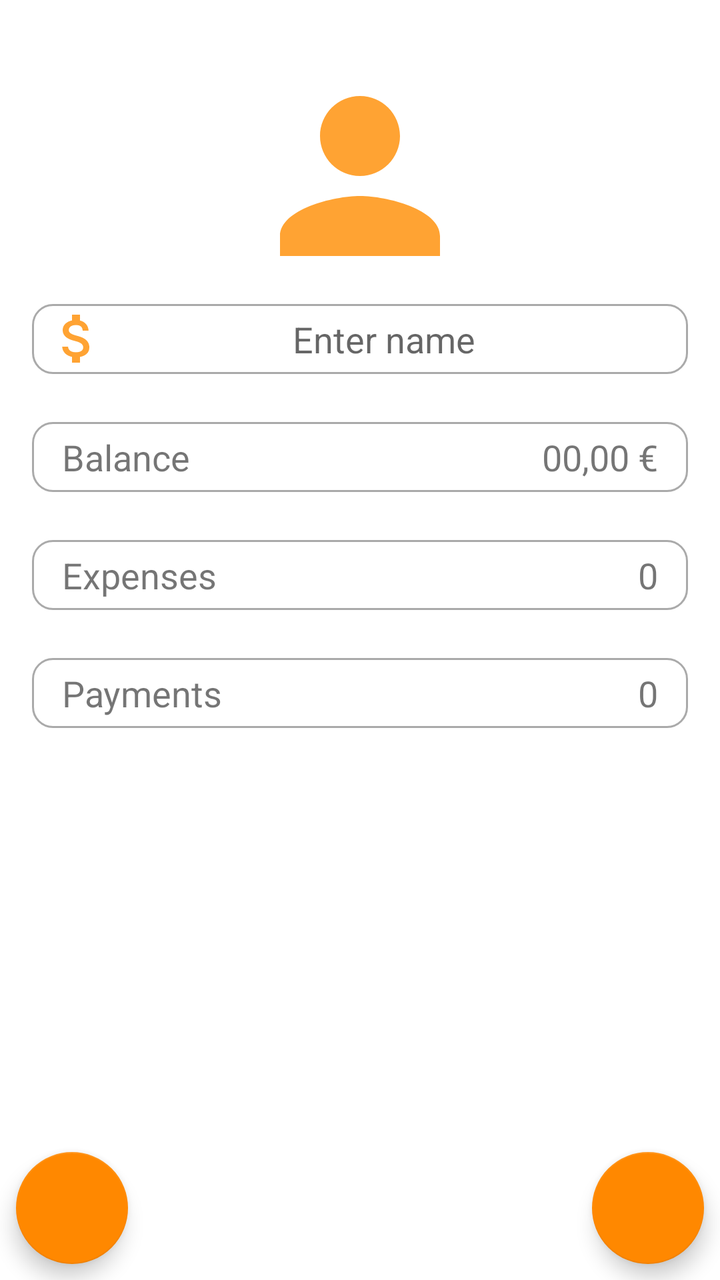
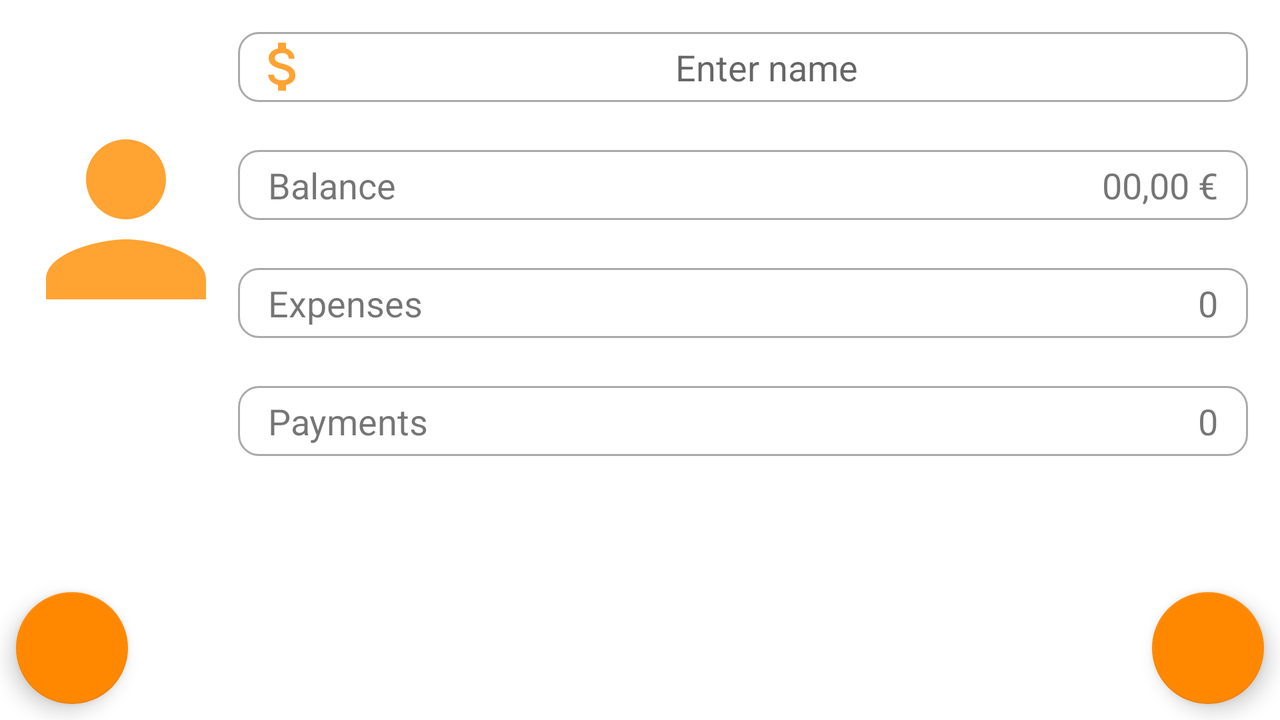

The same Android screen from two of the app's own layout files: first res/layout/ as a phone draws it, then the repository's variant for another configuration, drawn on a device whose configuration selects that folder. Both files follow.
<!-- AndroidManifest.xml: application theme Theme.PrimerProyecto -->
<!-- res/layout/info_persona.xml -->
<?xml version="1.0" encoding="utf-8"?>
<androidx.constraintlayout.widget.ConstraintLayout xmlns:android="http://schemas.android.com/apk/res/android"
    xmlns:app="http://schemas.android.com/apk/res-auto"
    xmlns:tools="http://schemas.android.com/tools"
    android:layout_width="match_parent"
    android:layout_height="match_parent"
    tools:context=".InfoPersona">

    <com.google.android.material.floatingactionbutton.FloatingActionButton
        android:id="@+id/bAtras"
        android:layout_width="wrap_content"
        android:layout_height="wrap_content"
        android:layout_marginStart="8dp"
        android:layout_marginBottom="8dp"
        android:clickable="true"
        app:backgroundTint="@android:color/holo_orange_dark"
        app:layout_constraintBottom_toBottomOf="parent"
        app:layout_constraintStart_toStartOf="parent"
        app:srcCompat="@drawable/flecha_izquierda"
        tools:ignore="SpeakableTextPresentCheck" />

    <com.google.android.material.floatingactionbutton.FloatingActionButton
        android:id="@+id/bGuardar"
        android:layout_width="wrap_content"
        android:layout_height="wrap_content"
        android:layout_marginEnd="8dp"
        android:layout_marginBottom="8dp"
        android:clickable="true"
        app:backgroundTint="@android:color/holo_orange_dark"
        app:layout_constraintBottom_toBottomOf="parent"
        app:layout_constraintEnd_toEndOf="parent"
        app:srcCompat="@drawable/guardar"
        tools:ignore="SpeakableTextPresentCheck" />


    <EditText
        android:id="@+id/eNombre"
        android:layout_width="0dp"
        android:layout_height="35dp"
        android:layout_marginStart="16dp"
        android:layout_marginTop="24dp"
        android:layout_marginEnd="16dp"
        android:background="@drawable/borde_edit_text"
        android:drawableStart="@drawable/money"
        android:ems="10"
        android:hint="@string/enterName"
        android:paddingStart="10dp"
        android:paddingEnd="10dp"
        android:textAlignment="center"
        android:textSize="18sp"
        app:layout_constraintEnd_toEndOf="parent"
        app:layout_constraintStart_toStartOf="parent"
        app:layout_constraintTop_toBottomOf="@+id/imageView"
        tools:ignore="SpeakableTextPresentCheck,TouchTargetSizeCheck" />

    <ImageView
        android:id="@+id/imageView"
        android:layout_width="80dp"
        android:layout_height="80dp"
        android:layout_marginTop="48dp"
        app:layout_constraintEnd_toEndOf="parent"
        app:layout_constraintStart_toStartOf="parent"
        app:layout_constraintTop_toTopOf="parent"
        app:srcCompat="@drawable/persona" />

    <LinearLayout
        android:id="@+id/linearVertical"
        android:layout_width="0dp"
        android:layout_height="0dp"
        android:layout_marginTop="24dp"
        android:layout_marginBottom="32dp"
        android:divider="@drawable/distancia_linear_layout"
        android:orientation="vertical"
        android:showDividers="middle"
        app:layout_constraintBottom_toTopOf="@+id/bGuardar"
        app:layout_constraintEnd_toEndOf="@+id/eNombre"
        app:layout_constraintStart_toStartOf="@+id/eNombre"
        app:layout_constraintTop_toBottomOf="@+id/eNombre">

        <LinearLayout
            android:id="@+id/linearHbalance"
            android:layout_width="match_parent"
            android:layout_height="wrap_content"
            android:background="@drawable/borde_edit_text"
            android:orientation="horizontal">

            <TextView
                android:id="@+id/tBalancePersona"
                android:layout_width="wrap_content"
                android:layout_height="35dp"
                android:layout_weight="1"
                android:gravity="center"
                android:paddingStart="15dp"
                android:text="@string/balance"
                android:textAlignment="textStart"
                android:textSize="18sp"
                tools:ignore="RtlCompat" />

            <TextView
                android:id="@+id/tBalance"
                android:layout_width="wrap_content"
                android:layout_height="35dp"
                android:layout_weight="1"
                android:gravity="center"
                android:paddingEnd="15dp"
                android:text="00,00 €"
                android:textAlignment="textEnd"
                android:textSize="18sp"
                tools:ignore="RtlCompat" />
        </LinearLayout>

        <LinearLayout
            android:id="@+id/linearHgastos"
            android:layout_width="match_parent"
            android:layout_height="wrap_content"
            android:background="@drawable/borde_edit_text"
            android:orientation="horizontal">

            <TextView
                android:id="@+id/tGastosTexto"
                android:layout_width="wrap_content"
                android:layout_height="35dp"
                android:layout_weight="1"
                android:gravity="center"
                android:paddingStart="15dp"
                android:text="@string/expenses"
                android:textAlignment="textStart"
                android:textSize="18sp"
                tools:ignore="RtlCompat" />

            <TextView
                android:id="@+id/tGastos"
                android:layout_width="wrap_content"
                android:layout_height="35dp"
                android:layout_weight="1"
                android:gravity="center"
                android:paddingEnd="15dp"
                android:text="0"
                android:textAlignment="textEnd"
                android:textSize="18sp"
                tools:ignore="RtlCompat" />
        </LinearLayout>

        <LinearLayout
            android:id="@+id/linearHpagos"
            android:layout_width="match_parent"
            android:layout_height="wrap_content"
            android:background="@drawable/borde_edit_text"
            android:orientation="horizontal">

            <TextView
                android:id="@+id/tPagosTexto"
                android:layout_width="wrap_content"
                android:layout_height="35dp"
                android:layout_weight="1"
                android:gravity="center"
                android:paddingStart="15dp"
                android:text="@string/payments"
                android:textAlignment="textStart"
                android:textSize="18sp"
                tools:ignore="RtlCompat" />

            <TextView
                android:id="@+id/tPagosInt"
                android:layout_width="wrap_content"
                android:layout_height="35dp"
                android:layout_weight="1"
                android:gravity="center"
                android:paddingEnd="15dp"
                android:text="0"
                android:textAlignment="textEnd"
                android:textSize="18sp"
                tools:ignore="RtlCompat" />
        </LinearLayout>
    </LinearLayout>

</androidx.constraintlayout.widget.ConstraintLayout>
<!-- resources referenced by this layout -->
<resources>
  <!-- drawable borde_edit_text (drawable) -->
  <?xml version="1.0" encoding="utf-8"?>
  <selector xmlns:android="http://schemas.android.com/apk/res/android">
      <item android:state_enabled="true" android:state_focused="true">
          <shape android:shape="rectangle">
              <solid android:color="?attr/colorOnPrimary"></solid>
              <corners android:radius="10dp"></corners>
              <stroke android:color="?attr/colorPrimary" android:width="1dp"></stroke>
          </shape>
      </item>
  
      <item android:state_enabled="true">
          <shape android:shape="rectangle">
              <solid android:color="?attr/colorOnPrimary"></solid>
              <corners android:radius="10dp"></corners>
              <stroke android:color="@android:color/darker_gray" android:width="1dp"></stroke>
          </shape>
      </item>
  
  </selector>
  <!-- drawable distancia_linear_layout (drawable) -->
  <?xml version="1.0" encoding="utf-8"?>
  <shape xmlns:android="http://schemas.android.com/apk/res/android">
      <size
          android:height="24dp"
          android:width="0dp"/>
  </shape>
  <!-- drawable money (drawable-anydpi) -->
  <vector xmlns:android="http://schemas.android.com/apk/res/android"
      android:width="24dp"
      android:height="24dp"
      android:viewportWidth="24"
      android:viewportHeight="24"
      android:tint="#FF8C00"
      android:alpha="0.8">
    <group android:scaleX="1.3333334"
        android:scaleY="1.3333334"
        android:translateX="-3.3333333"
        android:translateY="-4">
      <path
          android:fillColor="@android:color/white"
          android:pathData="M11.8,10.9c-2.27,-0.59 -3,-1.2 -3,-2.15 0,-1.09 1.01,-1.85 2.7,-1.85 1.78,0 2.44,0.85 2.5,2.1h2.21c-0.07,-1.72 -1.12,-3.3 -3.21,-3.81V3h-3v2.16c-1.94,0.42 -3.5,1.68 -3.5,3.61 0,2.31 1.91,3.46 4.7,4.13 2.5,0.6 3,1.48 3,2.41 0,0.69 -0.49,1.79 -2.7,1.79 -2.06,0 -2.87,-0.92 -2.98,-2.1h-2.2c0.12,2.19 1.76,3.42 3.68,3.83V21h3v-2.15c1.95,-0.37 3.5,-1.5 3.5,-3.55 0,-2.84 -2.43,-3.81 -4.7,-4.4z"/>
    </group>
  </vector>
  <!-- drawable persona (drawable-anydpi) -->
  <vector xmlns:android="http://schemas.android.com/apk/res/android"
      android:width="24dp"
      android:height="24dp"
      android:viewportWidth="24"
      android:viewportHeight="24"
      android:tint="#FF8C00"
      android:alpha="0.8">
    <group android:scaleX="1.5"
        android:scaleY="1.5"
        android:translateX="-6"
        android:translateY="-6">
      <path
          android:fillColor="@android:color/white"
          android:pathData="M12,12c2.21,0 4,-1.79 4,-4s-1.79,-4 -4,-4 -4,1.79 -4,4 1.79,4 4,4zM12,14c-2.67,0 -8,1.34 -8,4v2h16v-2c0,-2.66 -5.33,-4 -8,-4z"/>
    </group>
  </vector>
  <string name="balance">Balance</string>
  <string name="enterName">Enter name</string>
  <string name="expenses">Expenses</string>
  <string name="payments">Payments</string>
  <style name="Theme.PrimerProyecto" parent="Theme.MaterialComponents.DayNight.DarkActionBar">
          
          <item name="colorPrimary">@android:color/holo_orange_dark</item>
          <item name="colorPrimaryVariant">@android:color/holo_orange_dark</item>
          <item name="colorOnPrimary">@color/white</item>
          
          <item name="colorSecondary">@color/white</item>
          <item name="colorSecondaryVariant">@color/negro_medio</item>
          <item name="colorOnSecondary">@color/white</item>
          
          <item name="android:statusBarColor">?attr/colorPrimaryVariant</item>
          
  
      </style>
  <color name="white">#FFFFFFFF</color>
  <color name="negro_medio">#353839</color>
</resources>
<!-- res/layout-land/info_persona.xml (the repository's variant of the layout above) -->
<!-- drawn on the phone turned sideways -->
<?xml version="1.0" encoding="utf-8"?>
<androidx.constraintlayout.widget.ConstraintLayout xmlns:android="http://schemas.android.com/apk/res/android"
    xmlns:app="http://schemas.android.com/apk/res-auto"
    xmlns:tools="http://schemas.android.com/tools"
    android:layout_width="match_parent"
    android:layout_height="match_parent"
    tools:context=".Actividades.InfoPersona">

    <com.google.android.material.floatingactionbutton.FloatingActionButton
        android:id="@+id/bAtras"
        android:layout_width="wrap_content"
        android:layout_height="wrap_content"
        android:layout_marginStart="8dp"
        android:layout_marginBottom="8dp"
        android:clickable="true"
        app:backgroundTint="@android:color/holo_orange_dark"
        app:layout_constraintBottom_toBottomOf="parent"
        app:layout_constraintStart_toStartOf="parent"
        app:srcCompat="@drawable/flecha_izquierda"
        tools:ignore="SpeakableTextPresentCheck" />

    <com.google.android.material.floatingactionbutton.FloatingActionButton
        android:id="@+id/bGuardar"
        android:layout_width="wrap_content"
        android:layout_height="wrap_content"
        android:layout_marginEnd="8dp"
        android:layout_marginBottom="8dp"
        android:clickable="true"
        app:backgroundTint="@android:color/holo_orange_dark"
        app:layout_constraintBottom_toBottomOf="parent"
        app:layout_constraintEnd_toEndOf="parent"
        app:srcCompat="@drawable/guardar"
        tools:ignore="SpeakableTextPresentCheck" />

    <ImageView
        android:id="@+id/imageView"
        android:layout_width="80dp"
        android:layout_height="80dp"
        android:layout_marginBottom="61dp"
        app:layout_constraintBottom_toBottomOf="@+id/linearVertical"
        app:layout_constraintEnd_toEndOf="parent"
        app:layout_constraintHorizontal_bias="0.041"
        app:layout_constraintStart_toStartOf="parent"
        app:layout_constraintTop_toTopOf="@+id/eNombre"
        app:srcCompat="@drawable/persona" />

    <EditText
        android:id="@+id/eNombre"
        android:layout_width="0dp"
        android:layout_height="35dp"
        android:layout_marginStart="16dp"
        android:layout_marginTop="16dp"
        android:layout_marginEnd="16dp"
        android:background="@drawable/borde_edit_text"
        android:drawableStart="@drawable/money"
        android:ems="10"
        android:hint="@string/enterName"
        android:paddingStart="10dp"
        android:paddingEnd="10dp"
        android:textAlignment="center"
        android:textSize="18sp"
        app:layout_constraintEnd_toEndOf="parent"
        app:layout_constraintStart_toEndOf="@+id/imageView"
        app:layout_constraintTop_toTopOf="parent"
        tools:ignore="SpeakableTextPresentCheck,TouchTargetSizeCheck" />

    <LinearLayout
        android:id="@+id/linearVertical"
        android:layout_width="0dp"
        android:layout_height="0dp"
        android:layout_marginStart="16dp"
        android:layout_marginTop="24dp"
        android:layout_marginBottom="32dp"
        android:divider="@drawable/distancia_linear_layout"
        android:orientation="vertical"
        android:showDividers="middle"
        app:layout_constraintBottom_toTopOf="@+id/bGuardar"
        app:layout_constraintEnd_toEndOf="@+id/eNombre"
        app:layout_constraintStart_toEndOf="@+id/imageView"
        app:layout_constraintTop_toBottomOf="@+id/eNombre">

        <LinearLayout
            android:id="@+id/linearHbalance"
            android:layout_width="match_parent"
            android:layout_height="wrap_content"
            android:background="@drawable/borde_edit_text"
            android:orientation="horizontal">

            <TextView
                android:id="@+id/tBalancePersona"
                android:layout_width="wrap_content"
                android:layout_height="35dp"
                android:layout_weight="1"
                android:gravity="center"
                android:paddingStart="15dp"
                android:text="@string/balance"
                android:textAlignment="textStart"
                android:textSize="18sp"
                tools:ignore="RtlCompat" />

            <TextView
                android:id="@+id/tBalance"
                android:layout_width="wrap_content"
                android:layout_height="35dp"
                android:layout_weight="1"
                android:gravity="center"
                android:paddingEnd="15dp"
                android:text="00,00 €"
                android:textAlignment="textEnd"
                android:textSize="18sp"
                tools:ignore="RtlCompat" />
        </LinearLayout>

        <LinearLayout
            android:id="@+id/linearHgastos"
            android:layout_width="match_parent"
            android:layout_height="wrap_content"
            android:background="@drawable/borde_edit_text"
            android:orientation="horizontal">

            <TextView
                android:id="@+id/tGastosTexto"
                android:layout_width="wrap_content"
                android:layout_height="35dp"
                android:layout_weight="1"
                android:gravity="center"
                android:paddingStart="15dp"
                android:text="@string/expenses"
                android:textAlignment="textStart"
                android:textSize="18sp"
                tools:ignore="RtlCompat" />

            <TextView
                android:id="@+id/tGastos"
                android:layout_width="wrap_content"
                android:layout_height="35dp"
                android:layout_weight="1"
                android:gravity="center"
                android:paddingEnd="15dp"
                android:text="0"
                android:textAlignment="textEnd"
                android:textSize="18sp"
                tools:ignore="RtlCompat" />
        </LinearLayout>

        <LinearLayout
            android:id="@+id/linearHpagos"
            android:layout_width="match_parent"
            android:layout_height="wrap_content"
            android:background="@drawable/borde_edit_text"
            android:orientation="horizontal">

            <TextView
                android:id="@+id/tPagosTexto"
                android:layout_width="wrap_content"
                android:layout_height="35dp"
                android:layout_weight="1"
                android:gravity="center"
                android:paddingStart="15dp"
                android:text="@string/payments"
                android:textAlignment="textStart"
                android:textSize="18sp"
                tools:ignore="RtlCompat" />

            <TextView
                android:id="@+id/tPagosInt"
                android:layout_width="wrap_content"
                android:layout_height="35dp"
                android:layout_weight="1"
                android:gravity="center"
                android:paddingEnd="15dp"
                android:text="0"
                android:textAlignment="textEnd"
                android:textSize="18sp"
                tools:ignore="RtlCompat" />
        </LinearLayout>
    </LinearLayout>

</androidx.constraintlayout.widget.ConstraintLayout>
